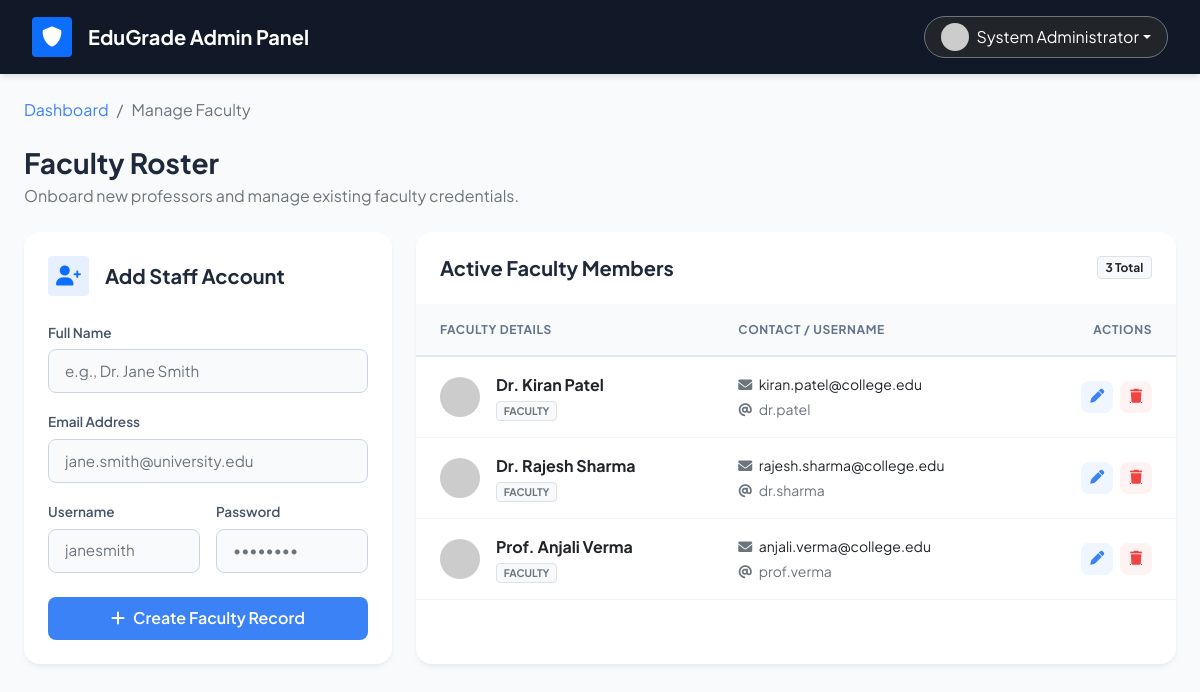
/manage_faculty.php (signed in), run on the app's committed database.
### tables this page shows
CREATE TABLE `users` (
  `id` int(11) NOT NULL,
  `username` varchar(50) NOT NULL,
  `password` varchar(255) NOT NULL,
  `full_name` varchar(100) NOT NULL,
  `email` varchar(100) DEFAULT NULL,
  `role` enum('student','faculty','admin') DEFAULT 'student',
  `created_at` timestamp NOT NULL DEFAULT current_timestamp()
);

### manage_faculty.php (the view, shortened to what this page needs)
<?php
require_once 'config.php';
$faculty = $pdo->query("SELECT id, username, full_name, email FROM users WHERE role = 'faculty' ORDER BY full_name")->fetchAll();
?>
<!DOCTYPE html>
<html lang="en">
<head>
    <link href="https://cdn.jsdelivr.net/npm/bootstrap@5.1.3/dist/css/bootstrap.min.css" rel="stylesheet">
    <link rel="stylesheet" href="https://cdnjs.cloudflare.com/ajax/libs/font-awesome/6.0.0/css/all.min.css">
</head>
<body>
    <nav class="top-navbar d-flex justify-content-between align-items-center mb-4">
        <div class="d-flex align-items-center">
            <div class="bg-primary text-white rounded p-2 me-3 d-flex align-items-center justify-content-center" style="width: 40px; height: 40px;">
                <i class="fas fa-shield-alt fs-5"></i>
            </div>
            <h5 class="mb-0 fw-bold">EduGrade Admin Panel</h5>
        </div>
        <div>
            <div class="dropdown">
                <button class="btn btn-dark border-secondary dropdown-toggle d-flex align-items-center rounded-pill px-3" type="button" id="userMenu" data-bs-toggle="dropdown">
                    <img src="https://ui-avatars.com/api/?name=<?php echo urlencode($_SESSION['full_name']); ?>&background=7c3aed&color=fff" class="rounded-circle me-2" width="28" height="28">
                    <span class="fw-semibold"><?php echo htmlspecialchars($_SESSION['full_name']); ?></span>
                </button>
            </div>
        </div>
    </nav>
    <div class="container-fluid px-4 pb-5">
        <nav aria-label="breadcrumb" class="mb-4">
            <ol class="breadcrumb">
                <li class="breadcrumb-item"><a href="admin_dashboard.php" class="text-decoration-none fw-semibold" style="color: #3b82f6;">Dashboard</a></li>
                <li class="breadcrumb-item active" aria-current="page">Manage Faculty</li>
            </ol>
        </nav>
        <div class="d-flex justify-content-between align-items-end mb-4">
            <div>
                <h3 class="fw-bold mb-1">Faculty Roster</h3>
                <p class="text-muted mb-0">Onboard new professors and manage existing faculty credentials.</p>
            </div>
        </div>
        <div class="row g-4">
            <div class="col-xl-4 col-lg-5">
                <div class="card h-100">
                    <div class="card-body p-4">
                        <div class="d-flex align-items-center mb-4">
                            <div class="bg-primary bg-opacity-10 text-primary rounded p-2 me-3" style="background-color: #eff6ff; color: #3b82f6;">
                                <i class="fas fa-user-plus fa-lg"></i>
                            </div>
                            <h5 class="fw-bold mb-0">Add Staff Account</h5>
                        </div>
                        <form method="POST">
                            <div class="row g-3">
                                <div class="col-12">
                                    <label class="form-label">Full Name</label>
                                    <input type="text" name="full_name" class="form-control" placeholder="e.g., Dr. Jane Smith" required>
                                </div>
                                <div class="col-12">
                                    <label class="form-label">Email Address</label>
                                    <input type="email" name="email" class="form-control" placeholder="jane.smith@university.edu" required>
                                </div>
                                <div class="col-sm-6">
                                    <label class="form-label">Username</label>
                                    <input type="text" name="username" class="form-control" placeholder="janesmith" required>
                                </div>
                                <div class="col-sm-6">
                                    <label class="form-label">Password</label>
                                    <input type="password" name="password" class="form-control" placeholder="••••••••" required>
                                </div>
                                <div class="col-12 mt-4">
                                    <button type="submit" name="add_faculty" class="btn btn-blue w-100">
                                        <i class="fas fa-plus me-2"></i>Create Faculty Record
                                    </button>
                                </div>
                            </div>
                        </form>
                    </div>
                </div>
            </div>
            <div class="col-xl-8 col-lg-7">
                <div class="card h-100">
                    <div class="card-body p-0">
                        <div class="p-4 border-bottom border-light d-flex justify-content-between align-items-center">
                            <h5 class="fw-bold mb-0">Active Faculty Members</h5>
                            <span class="badge bg-light text-dark border"><?php echo count($faculty); ?> Total</span>
                        </div>
                        <div class="table-responsive" style="max-height: 600px; overflow-y: auto;">
                            <table class="table table-hover align-middle">
                                <thead>
                                    <tr>
                                        <th class="ps-4">Faculty Details</th>
                                        <th>Contact / Username</th>
                                        <th class="text-end pe-4">Actions</th>
                                    </tr>
                                </thead>
                                <tbody>
                                    <?php foreach($faculty as $f): ?>
                                    <tr>
                                        <td class="ps-4">
                                            <div class="d-flex align-items-center">
                                                <img src="https://ui-avatars.com/api/?name=<?php echo urlencode($f['full_name']); ?>&background=eff6ff&color=1e3a8a" class="rounded-circle me-3" width="40" height="40">
                                                <div>
                                                    <div class="fw-bold text-dark"><?php echo htmlspecialchars($f['full_name']); ?></div>
                                                    <span class="badge bg-light text-secondary border mt-1" style="font-size: 0.65rem;">FACULTY</span>
                                                </div>
                                            </div>
                                        </td>
                                        <td>
                                            <div class="text-dark small fw-medium mb-1"><i class="fas fa-envelope text-muted me-1"></i> <?php echo htmlspecialchars($f['email']); ?></div>
                                            <div class="text-muted small"><i class="fas fa-at text-muted me-1"></i> <?php echo htmlspecialchars($f['username']); ?></div>
                                        </td>
                                        <td class="text-end pe-4">
                                            <button class="action-btn btn-edit me-1" data-bs-toggle="modal" data-bs-target="#editModal<?php echo $f['id']; ?>" title="Edit">
                                                <i class="fas fa-pen fa-sm"></i>
                                            </button>
                                            <a href="?delete=<?php echo $f['id']; ?>" class="action-btn btn-delete" onclick="return confirm('Are you sure you want to delete <?php echo htmlspecialchars($f['full_name']); ?>? This cannot be undone.')" title="Delete">
                                                <i class="fas fa-trash fa-sm"></i>
                                            </a>
                                        </td>
                                    </tr>
                                    <?php endforeach; ?>
                                </tbody>
                            </table>
                        </div>
                    </div>
                </div>
            </div>
        </div>
    </div>
</body>
</html>

### manage_faculty.php (style rules this page uses)
body { font-family: 'Plus Jakarta Sans', sans-serif; background-color: #f8fafc; color: #1e293b; }
.top-navbar { background-color: #111827; color: white; padding: 1rem 2rem; box-shadow: 0 4px 6px -1px rgba(0, 0, 0, 0.1); }
.card { border-radius: 16px; border: none; box-shadow: 0 4px 6px -1px rgba(0, 0, 0, 0.05), 0 2px 4px -1px rgba(0, 0, 0, 0.03); background: #ffffff; }
.form-control { border-radius: 8px; border: 1px solid #cbd5e1; padding: 0.6rem 1rem; font-size: 0.95rem; background-color: #f8fafc; }
.form-label { font-size: 0.85rem; font-weight: 600; color: #475569; margin-bottom: 0.4rem; }
.btn-blue { background-color: #3b82f6; color: white; border: none; border-radius: 8px; font-weight: 600; padding: 0.6rem 1.2rem; transition: all 0.2s; }
.table { margin-bottom: 0; border-collapse: separate; border-spacing: 0; }
.table thead th { background-color: #f8fafc; color: #64748b; font-size: 0.75rem; font-weight: 700; text-transform: uppercase; letter-spacing: 0.05em; border-bottom: 2px solid #e2e8f0; padding: 1rem; }
.table tbody td { padding: 1rem; vertical-align: middle; border-bottom: 1px solid #f1f5f9; color: #334155; }
.action-btn { width: 32px; height: 32px; padding: 0; display: inline-flex; align-items: center; justify-content: center; border-radius: 8px; transition: all 0.2s; }
.btn-edit { background-color: #eff6ff; color: #3b82f6; border: 1px solid transparent; }
.btn-delete { background-color: #fef2f2; color: #ef4444; border: 1px solid transparent; }

### data on the page
users: full_name "Dr. Kiran Patel", email "kiran.patel@college.edu", username "dr.patel"
users: full_name "Dr. Rajesh Sharma", email "rajesh.sharma@college.edu", username "dr.sharma"
users: full_name "Prof. Anjali Verma", email "anjali.verma@college.edu", username "prof.verma"

### other printed values
$_SESSION['full_name'] "System Administrator"
count($faculty) "3"
